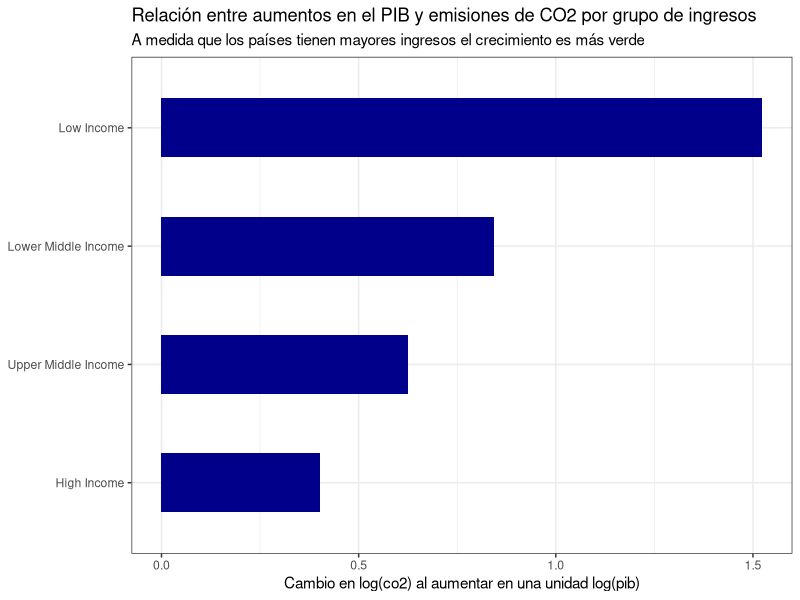

The R script that drew this image:
######################
## Cargar librerías ##
######################
library(readr) # Cargar datos
library(dplyr) # Manejo de datos
library(tidyr) # Transformación de datos
library(purrr) # Programación funcional
library(ggplot2) # Visualizar datos
library(broom) # convertir objetos tipo "lm" a data.frames (tibbles)

## Cargar datos 
datos_onu <- read_csv("datos/DatosONU_tidy.csv") %>% 
  filter(year == 2007) %>% 
  transmute(country_name, income_group, 
            log_gdp = log(gdp_per_capita_constant_2005_us),
            log_co2 = log(co2_emissions_metric_tons_per_capita))

## Explorar datos
summary(datos_onu)

## Haremos una regresión entre log_co2 y log_gdp para cada grupo de ingresos.
## Es decir, para cada grupo de ingresos se ocupa la información de los países que lo componen

# Una forma es filtrando los datos según grupo de ingreso antes de estimar cada regresión
datos_onu %>% 
  filter(income_group == "High Income") %>% # ESTE VALOR SE REEMPLAZA
  lm(log_co2 ~ log_gdp, data = .) %>% 
  tidy() %>% 
  mutate(grupo = "High Income", .before = term) # ESTE VALOR SE REEMPLAZA

# Esta tarea modemos generalizarla a través de una función y luego el uso de "map" (paquete purrr)
modelo_f <- function(x){
  
  datos_onu %>% 
    filter(income_group == x) %>% 
    lm(log_co2 ~ log_gdp, data = .) %>% 
    tidy() %>% 
    mutate(grupo = x, .before = term)
  
}

(grupos <- datos_onu %>% distinct(income_group) %>% pull())
map(grupos, modelo_f)

# O también podemos usar una función extra de "tidyr" (nest) que es muy poderosa para este tipo de acciones
datos_anidados <- datos_onu %>% 
  group_by(income_group) %>% 
  nest() # NUEVA FUNCIÓN

datos_anidados %>% 
  unnest(data) # NUEVA FUNCIÓN (contraria a nest())

# ¿Qué acabamos de crear?
datos_anidados # es un data frame donde una de sus columnas es una lista :S

# Podemos "hacer zoom" en esa columna/lista
datos_anidados$data # hemos comprimido los datos a una fila por grupo de ingresos

# Teniendo esto ahora podemos hacer cálculos en data frames como si fueran filas
(datos_anidados_lm <- datos_anidados %>% 
  mutate(lm = map(data, ~lm(log_co2 ~ log_gdp, data = .x))))

# Hemos generado un objeto "lm" (linear model) por grupo de ingresos
datos_anidados_lm$lm

# Y ahora podemos extrar la información que este objeto "lm" contiene
(datos_anidados_tidy <- datos_anidados_lm %>% 
  mutate(tidy = map(lm, tidy)))

datos_anidados_tidy$tidy

# Y podemos finalmente extraer estos valores para que queden como columnas en el data frame
# y ocuparlos para extraer información valiosa
(datos_resultados_sinanidar <- datos_anidados_tidy %>% 
  unnest(tidy)) 

datos_resultados_sinanidar %>% 
  filter(term != "(Intercept)") %>% 
  ggplot(aes(x = reorder(income_group, estimate), y = estimate)) +
  geom_col(width = 0.5, fill = "dark blue") + 
  coord_flip() +
  theme_bw() +
  labs(x = NULL, 
       y = "Cambio en log(co2) al aumentar en una unidad log(pib)",
       title = "Relación entre aumentos en el PIB y emisiones de CO2 por grupo de ingresos",
       subtitle = "A medida que los países tienen mayores ingresos el crecimiento es más verde")
